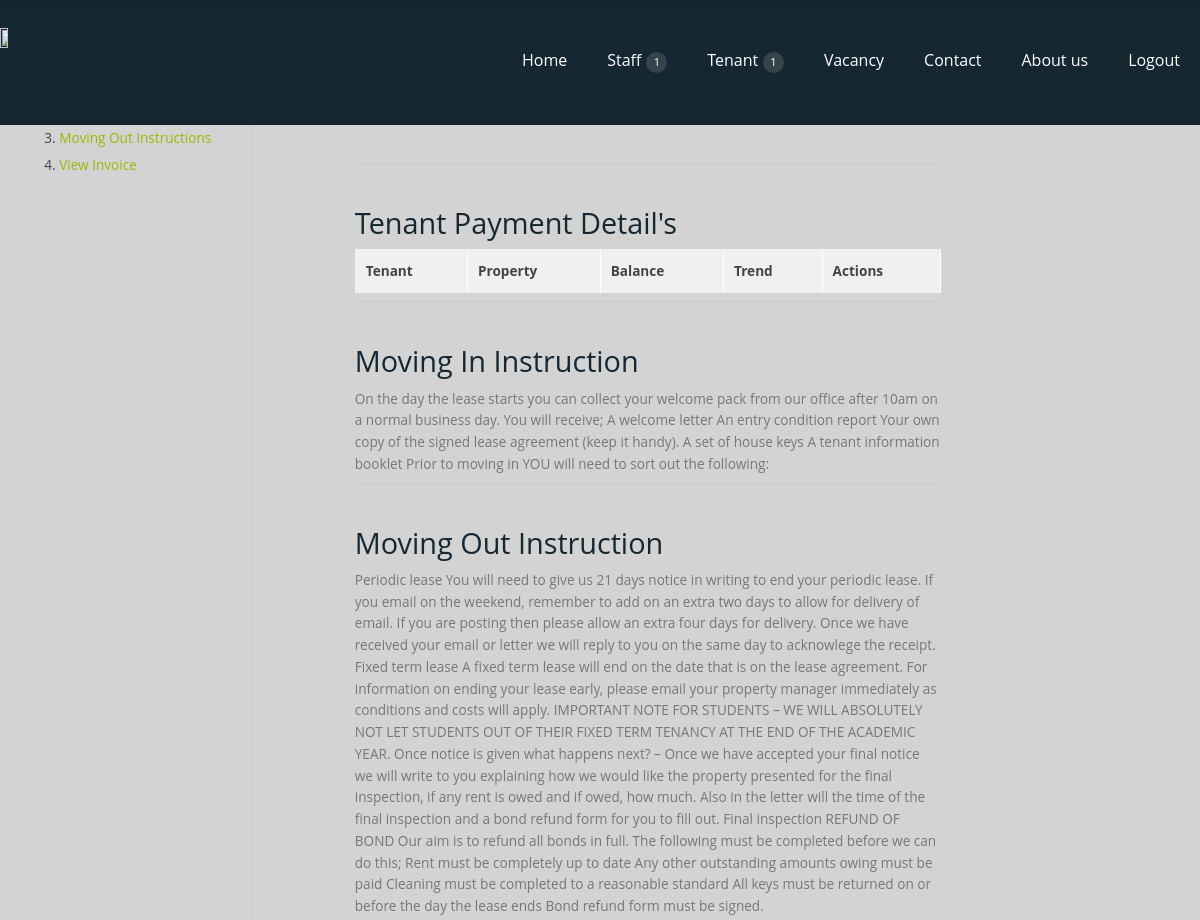
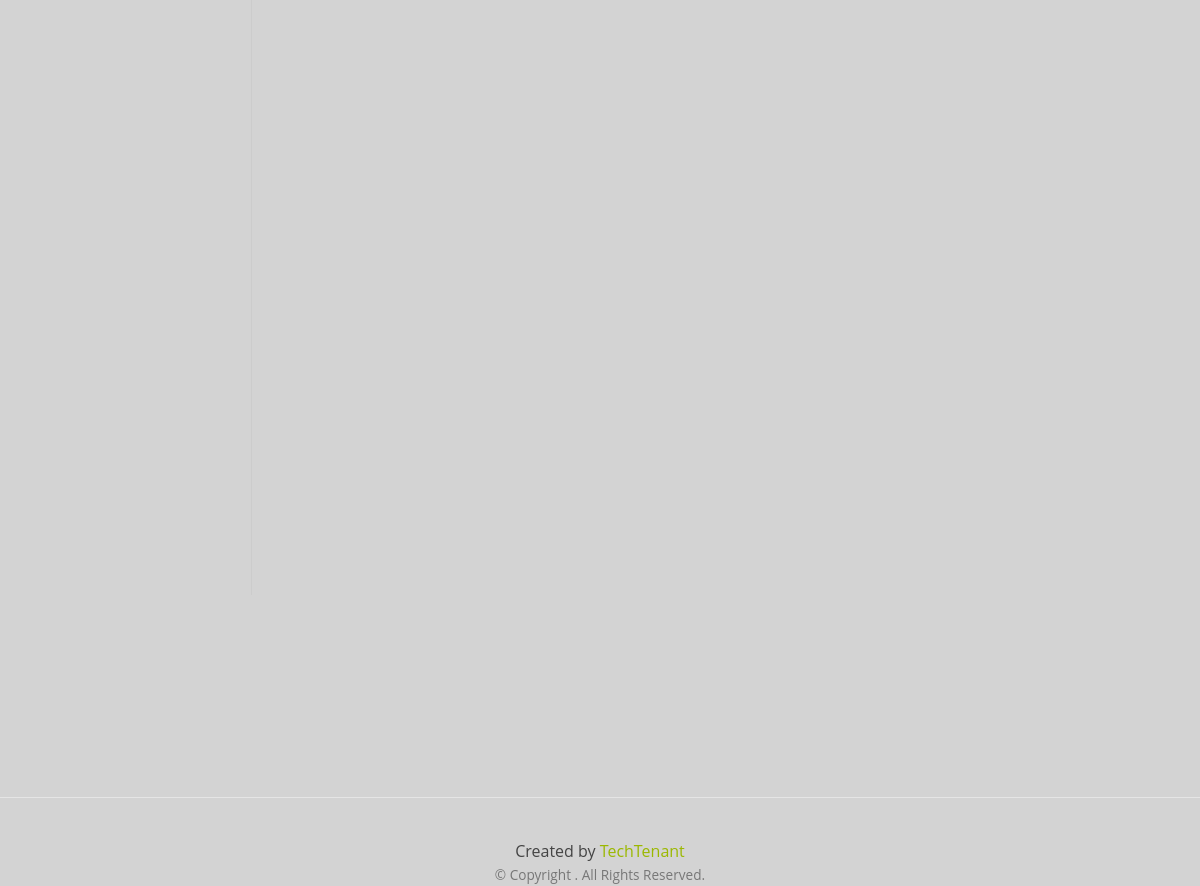
Page /tenant/ (signed in) on the committed database (2 pictures, top to bottom).
### TenantApp/models.py (models this page shows)
class MovingInInstructions(models.Model):
    instruction = models.TextField()
    def __unicode__(self):              # __unicode__ on Python 2
        return self.instruction

class MovingOutInstructions(models.Model):
    instruction = models.TextField()
    def __unicode__(self):  # __unicode__ on Python 2
        return self.instruction

### TenantApp/views.py (the view, shortened to what this page needs)
# urls.py: url(r'^tenant-cashflows/(?P<tenant_id>\d+)/$',views.tenant_cashflows, name="tenant_cashflows"),
@login_required
def tenant(request):
    template = loader.get_template('TenantApp/tenant.html')
    result = []
    movinininstruction = MovingInInstructions.objects.get()
    movingoutinstruction = MovingOutInstructions.objects.get()
    username = request.user.username
    firstname = request.user.first_name
    print(username)
    tenants = (
        Tenant.objects.all().filter(username=username)
            .prefetch_related('reminder_set'))
    context = {'tenants': result,
               'movinininstruction': movinininstruction,
               'movingoutinstruction':movingoutinstruction
               }
    return HttpResponse(template.render(context, request))

### templates/TenantApp/tenant.html (shortened to what this page needs)
{% extends 'base.html' %}
{% load i18n %}
{% load static %}
{% block content %}
<div class="wrapper">
 	<div class="wrapperInner clearfix">
        <ol id="menu">
 	<li><a href="#logo">Tenant Payment Detail's</a></li>
 	<li><a href="#in">Moving In Instructions</a></li>
 	<li><a href="#out">Moving Out Instructions</a></li>
 	<li><a href="{% url 'myinvoice'%}">View Invoice</a></li>
 </ol>
<div id="main">
<h3 id="logo">Tenant Payment Detail's</h3>
    <p >
    <table class="table table-condensed table-hover sortable">
		<thead>
			<tr>
				<th>{% trans "tenant"|title %}</th>
				<th>{% trans "property"|title %}</th>
				<th>{% trans "balance"|title %}</th>
				<th>{% trans "trend"|title %}</th>
				<th>{% trans "actions"|title %}</th>
			</tr>
		</thead>
	</table>
    </p>
<h3 id="in">Moving In Instruction</h3>
    <p>{{ movinininstruction }}</p>
<h3 id="out">Moving Out Instruction</h3>
<p>{{ movingoutinstruction }}</p>
</div>
</div>
</div>
{% endblock content  %}

### MainSystem/static/css/template-style.css (style rules this page uses)
body { background: #fff; }
p { color: #777; font-size: 0.85rem; line-height: 1.6rem; }
a, a:link, a:visited, a:hover, a:active { color: #777; }
h1, h2, h3, h4, h5, h6, .h1, .h2, .h3, .h4, .h5, .h6 { color: #000; margin-bottom: 15px; margin-top: 0; }
h3, .h3 { font-size: 1.2rem; }
table { background:none repeat scroll 0 0 #fff; border:0; font-size: 0.85rem; line-height: 1.6rem; }
table tr td, table tr th { padding:10px; }
table tfoot, table thead { background:none repeat scroll 0 0 #f5f5f5; border-top:1px solid #f0f0f0; border-bottom:1px solid #f0f0f0; }
th { border-right:1px solid #fff; }

### MainSystem/static/css/usercreation.css (style rules this page uses)
html, button, input, select, textarea { color: #222; }
body { font-size: 1em; line-height: 1.4; }
a { text-decoration: none; }
body { font: 16px/26px Helvetica, Helvetica Neue, Arial; -webkit-font-smoothing: antialiased; font-smooth: always; text-shadow: 1px 1px 1px rgba(0,0,0,0.004); }
.wrapper { width: 980px; margin-top: 30px; margin-bottom: 800px; }
.wrapperInner { width: 92%; margin: 0 4%; }
#main { float: right; width: 65%; }
#menu { float: left; padding-right: 40px; position: fixed; top: 70px; border-right: 1px solid #ccc; font-size: 90%; height: 80%; }
#menu li { padding-top: .2em; padding-bottom: .2em; }
h1, h2, h3, h4, h5 { border-top: 1px solid #ccc; padding-top: 40px; margin-top: 40px; }
a { color: #2f92d1; }
.clearfix:before, .clearfix:after { content: " "; display: table; }
.clearfix:after { clear: both; }
.clearfix { *zoom: 1; }

### MainSystem/static/basepagestatics/css/responsee.css (style rules this page uses)
* { -webkit-box-sizing:border-box; -moz-box-sizing:border-box; box-sizing:border-box; margin:0; }
body { background:none repeat scroll 0 0 #d3d3d3; font-size:16px; font-family:"Open Sans",Arial,sans-serif; color:#444; }
h1,h2,h3,h4,h5,h6 { color:#152732; font-weight: normal; line-height: 1.3; margin:0.5rem 0; }
h3 { font-size:1.8rem; }
a, a:link, a:visited, a:hover, a:active { text-decoration:none; color:#9BB800; transition:color 0.20s linear 0s; -o-transition:color 0.20s linear 0s; -ms-transition:color 0.20s linear 0s; -moz-transition:color 0.20s linear 0s; -webkit-transition:color 0.20s linear 0s; }
p,li,dl,blockquote,table,kbd { font-size: 0.85rem; line-height: 1.6; }
table { background:none repeat scroll 0 0 #fff; border:1px solid #f0f0f0; border-collapse:collapse; border-spacing:0; text-align:left; width:100%; }
table tr td, table tr th { padding:0.625rem; }
table tfoot, table thead,table tr:nth-of-type(2n) { background:none repeat scroll 0 0 #f0f0f0; }
th,table tr:nth-of-type(2n) td { border-right:1px solid #fff; }
li { padding:0; }
ul,ol { padding-left:1.25rem; }

### rows in the picture
MovingInInstructions: instruction "On the day the lease starts you can collect your welcome pack from our office after 10am on a normal business day. You will receive; A welcome letter An entry condition report Your own copy of the signed lease agreement (keep it handy). A set of house keys A tenant information booklet Prior to moving in YOU will need to sort out the following:"
MovingOutInstructions: instruction "Periodic lease You will need to give us 21 days notice in writing to end your periodic lease. If you email on the weekend, remember to add on an extra two days to allow for delivery of email. If you are posting then please allow an extra four days for delivery. Once we have received your email or letter we will reply to you on the same day to acknowlege the receipt. Fixed term lease A fixed term lease will end on the date that is on the lease agreement. For information on ending your lease early, please email your property manager immediately as conditions and costs will apply. IMPORTANT NOTE FOR STUDENTS – WE WILL ABSOLUTELY NOT LET STUDENTS OUT OF THEIR FIXED TERM TENANCY AT THE END OF…"
